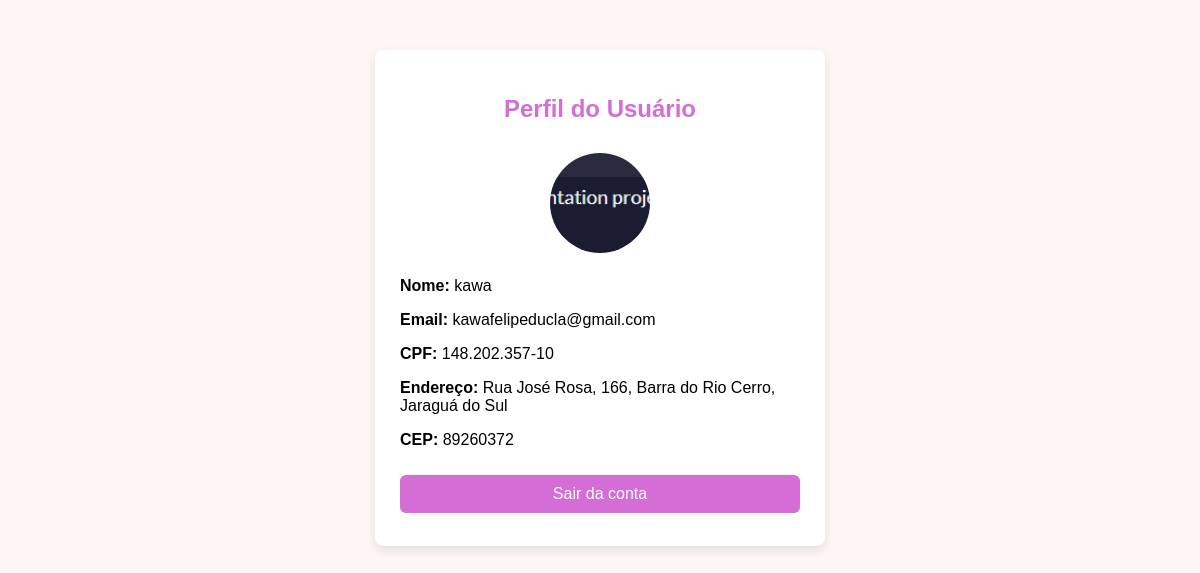
The page /perfil (signed in) on the database its author committed.
### app/models.py (models this page shows, shortened)
class Usuario(db.Model):
    id = db.Column(db.Integer, primary_key=True)
    nome = db.Column(db.String(100), nullable=False)
    email = db.Column(db.String(120), nullable=False, unique=True)
    senha_hash = db.Column(db.String(200), nullable=False)
    cpf = db.Column(db.String(14), nullable=True, unique=True)
    cep = db.Column(db.String(10), nullable=False)
    rua = db.Column(db.String(150), nullable=False)
    bairro = db.Column(db.String(100), nullable=True)
    cidade = db.Column(db.String(100), nullable=True)
    tipo_residencia = db.Column(db.String(20), nullable=False)  # 'casa' ou 'apartamento'
    numero = db.Column(db.String(20), nullable=False)  # número da casa ou bloco/apto
    complemento = db.Column(db.String(100), nullable=True)
    imagem = db.Column(db.String(100), nullable=True, default='default-avatar.png')

### app/view.py (the view)
@app.route('/perfil')
def perfil():
    if 'usuario_id' not in session:
        flash("Cadastre-se primeiro!", "warning")
        return redirect(url_for('cadastro'))
    usuario = Usuario.query.get(session['usuario_id'])
    return render_template('perfil.html', usuario=usuario)

### app/templates/perfil.html (shortened to what this page needs)
<!DOCTYPE html>
<html lang="pt-br">
<head>
    <link rel="stylesheet" href="{{ url_for('static', filename='css/cadastro.css') }}">
</head>
<body>
<div class="cadastro-container">
    <h2>Perfil do Usuário</h2>
    <div style="text-align:center; margin-bottom:20px;">
        <img src="{{ url_for('static', filename='img/usuarios/' + usuario.imagem) }}"
             alt="Avatar" class="preview-img" style="width:100px; height:100px;">
    </div>
    <p><strong>Nome:</strong> {{ usuario.nome }}</p>
    <p><strong>Email:</strong> {{ usuario.email }}</p>
    <p><strong>CPF:</strong> {{ usuario.cpf if usuario.cpf else 'Não informado' }}</p>
    <p><strong>Endereço:</strong> {{ usuario.rua }}, {{ usuario.numero }}, {{ usuario.bairro }}, {{ usuario.cidade }}</p>
    <p><strong>CEP:</strong> {{ usuario.cep }}</p>
    <button onclick="confirmLogout()">Sair da conta</button>
</div>
</body>
</html>

### app/static/css/cadastro.css (style rules this page uses)
body { font-family: Arial, sans-serif; background-color: #fef5f5; }
.cadastro-container { width: 400px; margin: 50px auto; padding: 25px; background-color: white; box-shadow: 0 4px 10px rgba(0,0,0,0.1); border-radius: 8px; }
.cadastro-container h2 { text-align: center; color: #d46ed6; margin-bottom: 20px; }
.cadastro-container input, .cadastro-container select, .cadastro-container button { width: 100%; padding: 10px; margin: 8px 0; border-radius: 6px; border: 1px solid #ccc; box-sizing: border-box; }
.cadastro-container button { background-color: #d46ed6; color: white; border: none; cursor: pointer; font-size: 16px; margin-top: 10px; }
.preview-img { width: 80px; height: 80px; border-radius: 50%; object-fit: cover; margin-top: 10px; }

### rows shown on the page
Usuario: imagem (picture), nome "kawa", email "kawafelipeducla@gmail.com", cpf "148.202.357-10", rua "Rua José Rosa", numero "166", bairro "Barra do Rio Cerro", cidade "Jaraguá do Sul", cep "89260372"
